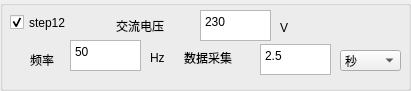
  <widget class="QGroupBox" name="groupBox_12">
   <property name="geometry">
    <rect>
     <x>420</x>
     <y>690</y>
     <width>411</width>
     <height>91</height>
    </rect>
   </property>
   <property name="title">
    <string/>
   </property>
   <widget class="QLabel" name="label_134">
    <property name="geometry">
     <rect>
      <x>184</x>
      <y>48</y>
      <width>71</width>
      <height>20</height>
     </rect>
    </property>
    <property name="text">
     <string>数据采集</string>
    </property>
   </widget>
   <widget class="QLabel" name="label_153">
    <property name="geometry">
     <rect>
      <x>116</x>
      <y>16</y>
      <width>71</width>
      <height>20</height>
     </rect>
    </property>
    <property name="text">
     <string>交流电压</string>
    </property>
   </widget>
   <widget class="QCheckBox" name="checkBox_S12">
    <property name="geometry">
     <rect>
      <x>10</x>
      <y>12</y>
      <width>91</width>
      <height>21</height>
     </rect>
    </property>
    <property name="text">
     <string>step12</string>
    </property>
    <property name="checked">
     <bool>true</bool>
    </property>
   </widget>
   <widget class="QTextEdit" name="textEdit_S12_AC_VOLT">
    <property name="geometry">
     <rect>
      <x>200</x>
      <y>10</y>
      <width>71</width>
      <height>31</height>
     </rect>
    </property>
    <property name="html">
     <string>&lt;!DOCTYPE HTML PUBLIC &quot;-//W3C//DTD HTML 4.0//EN&quot; &quot;http://www.w3.org/TR/REC-html40/strict.dtd&quot;&gt;
&lt;html&gt;&lt;head&gt;&lt;meta name=&quot;qrichtext&quot; content=&quot;1&quot; /&gt;&lt;style type=&quot;text/css&quot;&gt;
p, li { white-space: pre-wrap; }
&lt;/style&gt;&lt;/head&gt;&lt;body style=&quot; font-family:'宋体'; font-size:10pt; font-weight:400; font-style:normal;&quot;&gt;
&lt;p style=&quot; margin-top:0px; margin-bottom:0px; margin-left:0px; margin-right:0px; -qt-block-indent:0; text-indent:0px;&quot;&gt;&lt;span style=&quot; font-family:'SimSun'; font-size:9pt;&quot;&gt;230&lt;/span&gt;&lt;/p&gt;&lt;/body&gt;&lt;/html&gt;</string>
    </property>
   </widget>
   <widget class="QLabel" name="label_154">
    <property name="geometry">
     <rect>
      <x>280</x>
      <y>20</y>
      <width>16</width>
      <height>16</height>
     </rect>
    </property>
    <property name="text">
     <string>V</string>
    </property>
   </widget>
   <widget class="QLabel" name="label_155">
    <property name="geometry">
     <rect>
      <x>150</x>
      <y>50</y>
      <width>20</width>
      <height>16</height>
     </rect>
    </property>
    <property name="text">
     <string>Hz</string>
    </property>
   </widget>
   <widget class="QTextEdit" name="textEdit_S12_AC_FR">
    <property name="geometry">
     <rect>
      <x>70</x>
      <y>40</y>
      <width>71</width>
      <height>31</height>
     </rect>
    </property>
    <property name="html">
     <string>&lt;!DOCTYPE HTML PUBLIC &quot;-//W3C//DTD HTML 4.0//EN&quot; &quot;http://www.w3.org/TR/REC-html40/strict.dtd&quot;&gt;
&lt;html&gt;&lt;head&gt;&lt;meta name=&quot;qrichtext&quot; content=&quot;1&quot; /&gt;&lt;style type=&quot;text/css&quot;&gt;
p, li { white-space: pre-wrap; }
&lt;/style&gt;&lt;/head&gt;&lt;body style=&quot; font-family:'宋体'; font-size:10pt; font-weight:400; font-style:normal;&quot;&gt;
&lt;p style=&quot; margin-top:0px; margin-bottom:0px; margin-left:0px; margin-right:0px; -qt-block-indent:0; text-indent:0px;&quot;&gt;&lt;span style=&quot; font-family:'SimSun'; font-size:9pt;&quot;&gt;50&lt;/span&gt;&lt;/p&gt;&lt;/body&gt;&lt;/html&gt;</string>
    </property>
   </widget>
   <widget class="QLabel" name="label_156">
    <property name="geometry">
     <rect>
      <x>30</x>
      <y>49</y>
      <width>41</width>
      <height>21</height>
     </rect>
    </property>
    <property name="text">
     <string>频率</string>
    </property>
   </widget>
   <widget class="QTextEdit" name="textEdit_S12_TIME">
    <property name="geometry">
     <rect>
      <x>260</x>
      <y>44</y>
      <width>71</width>
      <height>31</height>
     </rect>
    </property>
    <property name="html">
     <string>&lt;!DOCTYPE HTML PUBLIC &quot;-//W3C//DTD HTML 4.0//EN&quot; &quot;http://www.w3.org/TR/REC-html40/strict.dtd&quot;&gt;
&lt;html&gt;&lt;head&gt;&lt;meta name=&quot;qrichtext&quot; content=&quot;1&quot; /&gt;&lt;style type=&quot;text/css&quot;&gt;
p, li { white-space: pre-wrap; }
&lt;/style&gt;&lt;/head&gt;&lt;body style=&quot; font-family:'宋体'; font-size:10pt; font-weight:400; font-style:normal;&quot;&gt;
&lt;p style=&quot; margin-top:0px; margin-bottom:0px; margin-left:0px; margin-right:0px; -qt-block-indent:0; text-indent:0px;&quot;&gt;&lt;span style=&quot; font-family:'SimSun'; font-size:9pt;&quot;&gt;2.5&lt;/span&gt;&lt;/p&gt;&lt;/body&gt;&lt;/html&gt;</string>
    </property>
   </widget>
   <widget class="QComboBox" name="comboBox_S12_TIME">
    <property name="geometry">
     <rect>
      <x>340</x>
      <y>50</y>
      <width>61</width>
      <height>21</height>
     </rect>
    </property>
    <item>
     <property name="text">
      <string>秒</string>
     </property>
    </item>
    <item>
     <property name="text">
      <string>毫秒</string>
     </property>
    </item>
    <item>
     <property name="text">
      <string>分钟</string>
     </property>
    </item>
   </widget>
  </widget>
